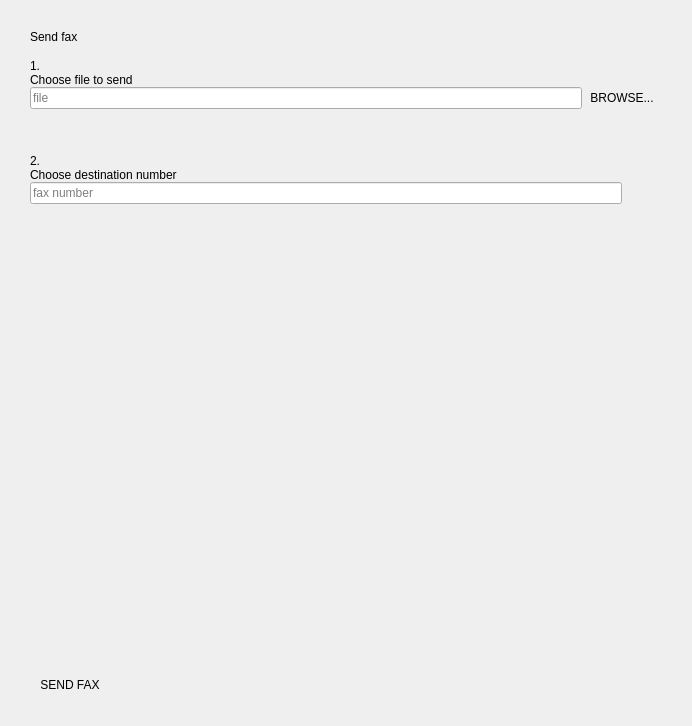
<?xml version="1.0" encoding="UTF-8"?>
<ui version="4.0">
 <class>FaxWidget</class>
 <widget class="QWidget" name="FaxWidget">
  <property name="geometry">
   <rect>
    <x>0</x>
    <y>0</y>
    <width>692</width>
    <height>726</height>
   </rect>
  </property>
  <property name="windowTitle">
   <string>Form</string>
  </property>
  <property name="styleSheet">
   <string notr="true"/>
  </property>
  <property name="qss_tags" stdset="0">
   <stringlist notr="true">
    <string>xlet_frame</string>
   </stringlist>
  </property>
  <layout class="QVBoxLayout" name="verticalLayout">
   <property name="spacing">
    <number>0</number>
   </property>
   <property name="leftMargin">
    <number>30</number>
   </property>
   <property name="topMargin">
    <number>30</number>
   </property>
   <property name="rightMargin">
    <number>30</number>
   </property>
   <property name="bottomMargin">
    <number>30</number>
   </property>
   <item>
    <widget class="QLabel" name="send_fax_label">
     <property name="text">
      <string>Send fax</string>
     </property>
     <property name="qss_tags" stdset="0">
      <stringlist notr="true">
       <string>xlet_h1</string>
      </stringlist>
     </property>
    </widget>
   </item>
   <item>
    <layout class="QVBoxLayout" name="step1_layout">
     <property name="spacing">
      <number>0</number>
     </property>
     <property name="topMargin">
      <number>15</number>
     </property>
     <property name="bottomMargin">
      <number>30</number>
     </property>
     <item>
      <widget class="QLabel" name="step1_label">
       <property name="text">
        <string>1.</string>
       </property>
       <property name="qss_tags" stdset="0">
        <stringlist notr="true">
         <string>step_number</string>
        </stringlist>
       </property>
      </widget>
     </item>
     <item>
      <widget class="QLabel" name="choose_file_label">
       <property name="text">
        <string>Choose file to send</string>
       </property>
       <property name="qss_tags" stdset="0">
        <stringlist notr="true">
         <string>xlet_h4</string>
        </stringlist>
       </property>
      </widget>
     </item>
     <item>
      <widget class="QFrame" name="file_picker_group">
       <property name="qss_tags" stdset="0">
        <stringlist notr="true">
         <string>input_button</string>
        </stringlist>
       </property>
       <layout class="QHBoxLayout" name="horizontalLayout_2">
        <property name="spacing">
         <number>0</number>
        </property>
        <property name="leftMargin">
         <number>0</number>
        </property>
        <property name="topMargin">
         <number>0</number>
        </property>
        <property name="rightMargin">
         <number>0</number>
        </property>
        <property name="bottomMargin">
         <number>0</number>
        </property>
        <item>
         <widget class="FileNameLineEdit" name="file_name_input">
          <property name="placeholderText">
           <string>file</string>
          </property>
         </widget>
        </item>
        <item>
         <widget class="QPushButton" name="file_browse_button">
          <property name="text">
           <string>BROWSE...</string>
          </property>
          <property name="flat">
           <bool>true</bool>
          </property>
          <property name="qss_tags" stdset="0">
           <stringlist notr="true">
            <string>black</string>
           </stringlist>
          </property>
         </widget>
        </item>
       </layout>
      </widget>
     </item>
    </layout>
   </item>
   <item>
    <layout class="QVBoxLayout" name="step2_layout">
     <property name="spacing">
      <number>0</number>
     </property>
     <property name="topMargin">
      <number>15</number>
     </property>
     <item>
      <widget class="QLabel" name="step2_label">
       <property name="text">
        <string>2.</string>
       </property>
       <property name="qss_tags" stdset="0">
        <stringlist notr="true">
         <string>step_number</string>
        </stringlist>
       </property>
      </widget>
     </item>
     <item>
      <widget class="QLabel" name="choose_number_label">
       <property name="text">
        <string>Choose destination number</string>
       </property>
       <property name="qss_tags" stdset="0">
        <stringlist notr="true">
         <string>xlet_h4</string>
        </stringlist>
       </property>
      </widget>
     </item>
     <item>
      <widget class="QFrame" name="fax_number_group">
       <property name="qss_tags" stdset="0">
        <stringlist notr="true">
         <string>input_button</string>
        </stringlist>
       </property>
       <layout class="QHBoxLayout" name="horizontalLayout">
        <property name="spacing">
         <number>0</number>
        </property>
        <property name="leftMargin">
         <number>0</number>
        </property>
        <property name="topMargin">
         <number>0</number>
        </property>
        <property name="rightMargin">
         <number>0</number>
        </property>
        <property name="bottomMargin">
         <number>0</number>
        </property>
        <item>
         <widget class="QLineEdit" name="fax_number_input">
          <property name="placeholderText">
           <string>fax number</string>
          </property>
         </widget>
        </item>
        <item>
         <widget class="QPushButton" name="fax_number_search_button">
          <property name="text">
           <string/>
          </property>
          <property name="icon">
           <iconset resource="../../../xivoclient.qrc">
            <normaloff>:/images/search-regular.svg</normaloff>:/images/search-regular.svg</iconset>
          </property>
          <property name="iconSize">
           <size>
            <width>13</width>
            <height>13</height>
           </size>
          </property>
          <property name="flat">
           <bool>true</bool>
          </property>
          <property name="qss_tags" stdset="0">
           <stringlist notr="true">
            <string>black</string>
            <string>search</string>
           </stringlist>
          </property>
         </widget>
        </item>
       </layout>
      </widget>
     </item>
    </layout>
   </item>
   <item>
    <spacer name="verticalSpacer">
     <property name="orientation">
      <enum>Qt::Vertical</enum>
     </property>
     <property name="sizeType">
      <enum>QSizePolicy::MinimumExpanding</enum>
     </property>
     <property name="sizeHint" stdset="0">
      <size>
       <width>20</width>
       <height>40</height>
      </size>
     </property>
    </spacer>
   </item>
   <item>
    <layout class="QHBoxLayout" name="send_layout">
     <property name="spacing">
      <number>0</number>
     </property>
     <item>
      <widget class="QPushButton" name="send_fax_button">
       <property name="maximumSize">
        <size>
         <width>16777215</width>
         <height>16777215</height>
        </size>
       </property>
       <property name="text">
        <string>SEND FAX</string>
       </property>
       <property name="flat">
        <bool>true</bool>
       </property>
       <property name="qss_tags" stdset="0">
        <stringlist notr="true">
         <string>orange</string>
        </stringlist>
       </property>
      </widget>
     </item>
     <item>
      <spacer name="horizontalSpacer">
       <property name="orientation">
        <enum>Qt::Horizontal</enum>
       </property>
       <property name="sizeType">
        <enum>QSizePolicy::MinimumExpanding</enum>
       </property>
       <property name="sizeHint" stdset="0">
        <size>
         <width>40</width>
         <height>20</height>
        </size>
       </property>
      </spacer>
     </item>
    </layout>
   </item>
  </layout>
 </widget>
 <customwidgets>
  <customwidget>
   <class>FileNameLineEdit</class>
   <extends>QLineEdit</extends>
   <header location="global">xletlib/extendedlineedit.h</header>
  </customwidget>
 </customwidgets>
 <tabstops>
  <tabstop>send_fax_button</tabstop>
 </tabstops>
 <resources>
  <include location="../../../xivoclient.qrc"/>
 </resources>
 <connections/>
</ui>
